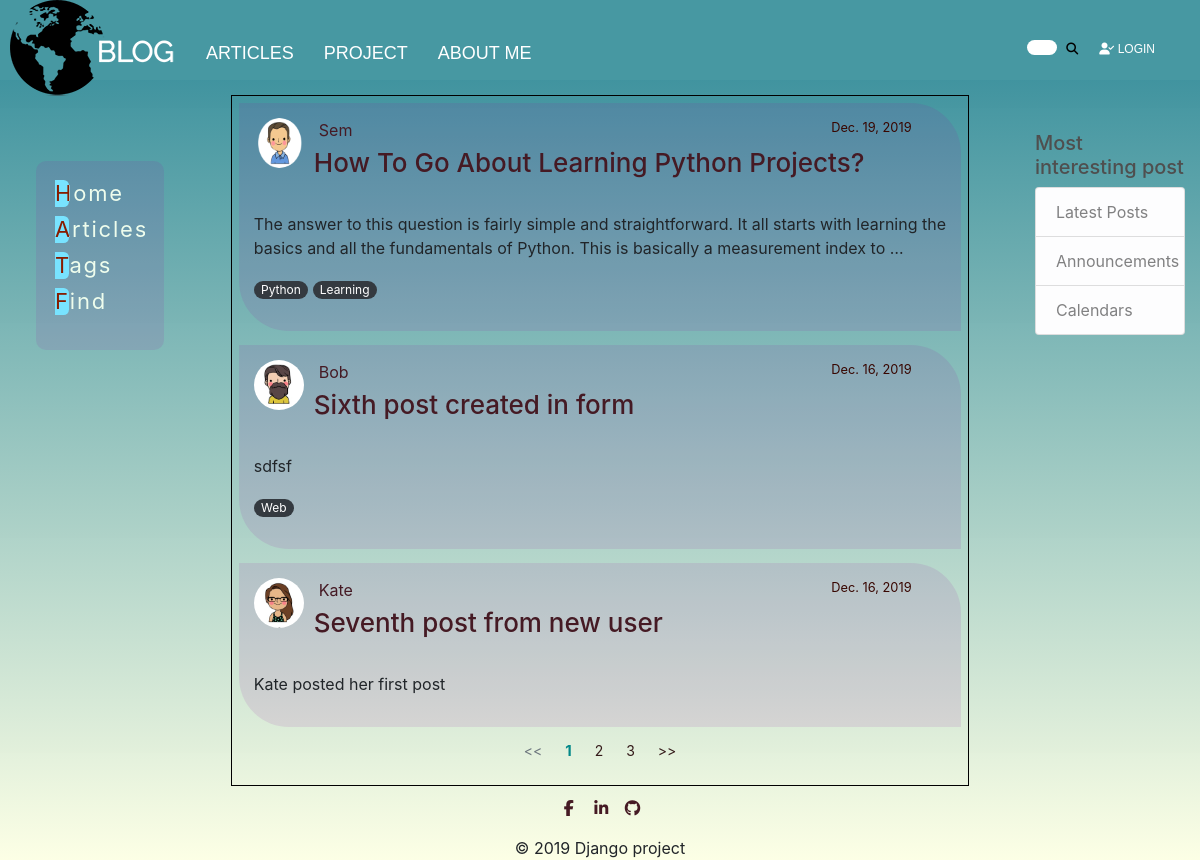
Screenshot of /blog/ with the database file from the repository.
### my_blog/models.py (models this page shows, shortened)
class Post(models.Model):
    title = models.CharField(max_length=150, db_index=True)
    slug = models.SlugField(max_length=150, blank=True, unique=True)
    body = models.TextField(blank=True, db_index=True)
    date_posted = models.DateField(default=timezone.now)
    author = models.ForeignKey(User, on_delete=models.CASCADE)
    tags = models.ManyToManyField('Tag', blank=True, related_name='posts')
    def get_absolute_url(self):
        return reverse('post_detail', kwargs={'slug': self.slug})

class Tag(models.Model):
    tag = models.CharField(max_length=50, unique=True)
    slug = models.SlugField(max_length=50, unique=True)
    def __str__(self):
        return self.tag

### users/models.py (models this page shows, shortened)
class Profile(models.Model):
    user = models.OneToOneField(User, on_delete=models.CASCADE)
    image = models.ImageField(default='default.jpg', upload_to='profile_pics')

### my_blog/views.py (the view)
# urls.py: path('', PostsList.as_view(), name='blog_home'),
class PostsList(ListView):
    model = Post
    template_name = 'my_blog/blog_post_list.html'
    context_object_name = 'posts'
    ordering = ['-date_posted']
    paginate_by = 3

### my_blog/templates/my_blog/blog_post_list.html (shortened to what this page needs)
{% extends 'my_blog/blog_base.html' %}
{% block content %}
    {% for post in posts %}
        {% include 'my_blog/includes/post_cards_template.html' %}
    {% endfor %}
    {% if is_paginated %}
        <nav aria-label="...">
            <ul class="pagination">
                {% if page_obj.has_previous %}
                    <li class="page-item">
                        <a class="page-link" href="{{ request.path }}?page={{ page_obj.previous_page_number }}"> << </a>
                    </li>
                {% else %}
                    <li class="page-item disabled">
                        <span class="page-link" style="background-color: rgba(1,1,1,0)"> << </span>
                    </li>
                {% endif %}
                {% for i in paginator.page_range %}
                    {% if page_obj.number == i %}
                        <li class="page-item active">
                            <a class="page-link" href="#">{{ page_obj.number }} <span class="sr-only">(current)</span></a>
                        </li>
                    {% elif i > page_obj.number|add:-3 and i < page_obj.number|add:3 %}
                        <li class="page-item">
                            <a class="page-link" href="{{ request.path }}?page={{ i }}">
                                {{ i }}
                            </a>
                        </li>
                    {% endif %}
                {% endfor %}
                {% if page_obj.has_next %}
                    <li class="page-item">
                        <a class="page-link" href="{{ request.path }}?page={{ page_obj.next_page_number }}"> >> </a>
                    </li>
                {% else %}
                    <li class="page-item disabled">
                        <a class="page-link" style="background-color: rgba(1,1,1,0)" href=""> >> </a>
                    </li>
                {% endif %}
            </ul>
        </nav>
    {% endif %}
{% endblock %}

### my_blog/templates/my_blog/includes/post_cards_template.html
<div class="media-body">
    <div class="media-article">
        <div class="article-metadata">
            <div class="article-head-img">
                <img class="rounded-circle" src="{{ post.author.profile.image.url }}" width="50" height="50">
            </div>
            <div class="article-head">
                <a class="mr-2" href="{% url 'author_post' post.author.username %}">{{ post.author }}</a>
                <small class="text-muted">{{ post.date_posted }}</small>
                <h2><a class="article-title" href="{{ post.get_absolute_url }}">{{ post.title }}</a></h2>
            </div>
        </div>
        <p class="article-content">{{ post.body|truncatewords:30 }}</p>
        <p>
            {% for tag in post.tags.all %}
            <a href="{% url 'tags_list' %}" class="badge badge-pill badge-dark">{{ tag }}</a>
        {% endfor %}
        </p>
    </div>
</div>

### static/styles.css (style rules this page uses)
body { display: grid; grid-template-areas: "header header header" "aside article ads" "footer footer footer"; grid-template-rows: 10% 1fr 7%; grid-template-columns: 15% 1fr 15%; grid-row-gap: 10px; grid-column-gap: 10px; height: 100vh; margin: 0; }
body:before { content: ''; position: fixed; top: 0; bottom: 0; width: 100%; z-index: -1; background: linear-gradient(0deg, rgba(252, 255, 223, 0.8057598039215687) 0%, rgba(0, 111, 130, 0.819765406162465) 100%); }
main a { color: #451a24; text-decoration: none; }
.media-body { justify-content: space-between; padding: 1%; width: 100%; }
.media-article { background: rgba(158, 20, 167, 0.11); padding: 2%; border-radius: 0 50px 0 50px; }
small.text-muted { color: #380600 !important; float: right; }
.article-title { font-size: 26px; }
.article-metadata { width: 95%; white-space:nowrap; }
.article-head { display:inline; padding-right: 5px; padding-left: 5px; }
.article-head-img { float: left; margin-right: 10px; }
a.badge-dark { font-weight: normal; }
.pagination { justify-content: center; }
.page-link { font-family: -apple-system, BlinkMacSystemFont, "Segoe UI", Roboto, "Helvetica Neue", Arial, "Noto Sans", sans-serif, "Apple Color Emoji", "Segoe UI Emoji", "Segoe UI Symbol", "Noto Color Emoji"; font-size: 14px; z-index: 3; color: #341a1a; background-color: rgba(1,1,1,0); border: none; }
.page-item.active .page-link { z-index: 3; color: #048989; background-color: rgba(1,1,1,0); border-radius: 5px; font-weight: bold; font-size: 15px; }

### rows the page displays
Post: author.profile.image (picture), author "Sem", date_posted "Dec. 19, 2019", title "How To Go About Learning Python Projects?", body "The answer to this question is fairly simple and straightforward. It all starts with learning the basics and all the fundamentals of Python. This is basically a measurement index to …"
Tag: tag "Python"
Tag: tag "Learning"
Post: author.profile.image (picture), author "Bob", date_posted "Dec. 16, 2019", title "Sixth post created in form", body "sdfsf"
Tag: tag "Web"
Post: author.profile.image (picture), author "Kate", date_posted "Dec. 16, 2019", title "Seventh post from new user", body "Kate posted her first post"

### other values shown
{{ page_obj.number }} "1"
{{ i }} "2" "3"
